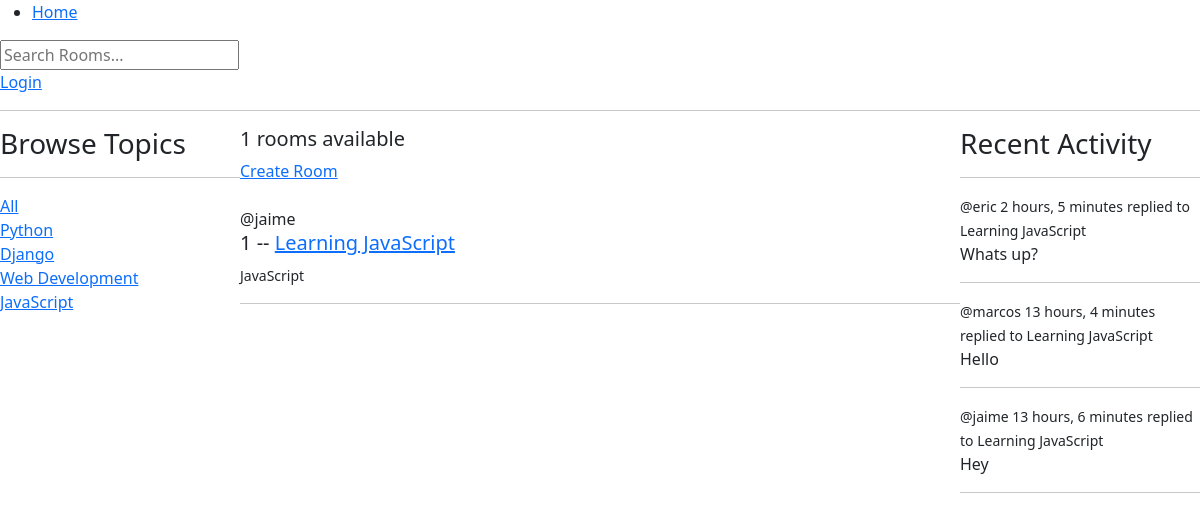
Screenshot of /?q=JavaScript with the database file from the repository.
### base/models.py (models this page shows, shortened)
class Topic(models.Model):
    name = models.CharField(max_length=200)

class Room(models.Model):
    host =  models.ForeignKey(User, on_delete=models.SET_NULL, null=True)
    topic = models.ForeignKey(Topic, on_delete=models.SET_NULL, null=True)
    name = models.CharField(max_length=200)
    description = models.TextField(null=True, blank=True)
    participants = models.ManyToManyField(User, related_name='participants', blank=True)
    updated = models.DateTimeField(auto_now=True) # auto_now - retrieves the current date and time everytime
    created = models.DateTimeField(auto_now_add=True) # auto_now_add - retrieves the current date and time once
    class Meta:
        ordering = ['-updated', '-created']
    def __str__(self):
        return self.name

class Message(models.Model):
    user = models.ForeignKey(User, on_delete=models.CASCADE)
    room = models.ForeignKey(Room, on_delete=models.CASCADE)
    body = models.TextField()
    updated = models.DateTimeField(auto_now=True)
    created = models.DateTimeField(auto_now_add=True)
    class Meta:
        ordering = ['-updated', '-created']
    def __str__(self):
        return self.body[0:50]

### base/views.py (the view)
# urls.py: path('', views.home, name="home"),
def home(request):
    q = request.GET.get('q') if request.GET.get('q') != None else ''
    rooms = Room.objects.filter(
            Q(topic__name__icontains=q) |
            Q(name__icontains=q) |
            Q(description__icontains=q)
        )
    topics = Topic.objects.all()
    rooms_count = rooms.count()
    room_messages = Message.objects.filter(Q(room__topic__name__icontains=q))
    return render(request, 'base/home.html', {"rooms": rooms, "topics": topics, "rooms_count": rooms_count, "room_messages": room_messages})

### base/templates/base/home.html (shortened to what this page needs)
{% extends 'main.html' %}
{% block content %}
    <div class="home-container">
        <div>
            {% include 'base/topics_component.html' %}
        </div>
        <div>
            <h5>{{rooms_count}} rooms available</h5>
            <a href="{% url 'create-room' %}">Create Room</a><br><br>
            {% include 'base/feed_component.html' %}
        </div>
        <div>
            {% include 'base/activity_component.html' %}
        </div>
    </div>
{% endblock content %}

### base/templates/base/topics_component.html
<h3>Browse Topics</h3>
<hr>
<div>
    <a href="{% url 'home' %}">All</a>
</div>
{% for topic in topics %}
    <div>
        <a href="{% url 'home' %}?q={{topic.name}}">{{topic.name}}</a>
    </div>
{% endfor %}

### base/templates/base/feed_component.html (shortened to what this page needs)
<div>
    {% for room in rooms %}
        <div>
            <span>@{{room.host.username}}</span>
            <h5>{{room.id}} -- <a href="{% url 'room' room.id%}">{{room.name}}</a></h5>
            <small>{{room.topic.name}}</small>
        </div>
        <hr>
    {% endfor %}
</div>

### base/templates/base/activity_component.html (shortened to what this page needs)
<h3>Recent Activity</h3>
<hr>
{% for message in room_messages %}
    <div>
        <small>@{{message.user}}  {{message.created|timesince}}</small>
        <small>replied to {{message.room}}</small>
        <p>{{message}}</p>
        <hr>
    </div>
{% endfor %}

### base/templates/base/home.html (style rules this page uses)
.home-container { display: grid; grid-template-columns: 1fr 3fr 1fr; }

### rows the page displays
Topic: name "Python"
Topic: name "Django"
Topic: name "Web Development"
Topic: name "JavaScript"
Room: host.username "jaime", id "1", name "Learning JavaScript", topic.name "JavaScript"
Message: user "eric", created "2 hours, 5 minutes", room "Learning JavaScript", body "Whats up?"
Message: user "marcos", created "13 hours, 4 minutes", room "Learning JavaScript", body "Hello"
Message: user "jaime", created "13 hours, 6 minutes", room "Learning JavaScript", body "Hey"

### other values shown
{{ rooms_count }} "1"
